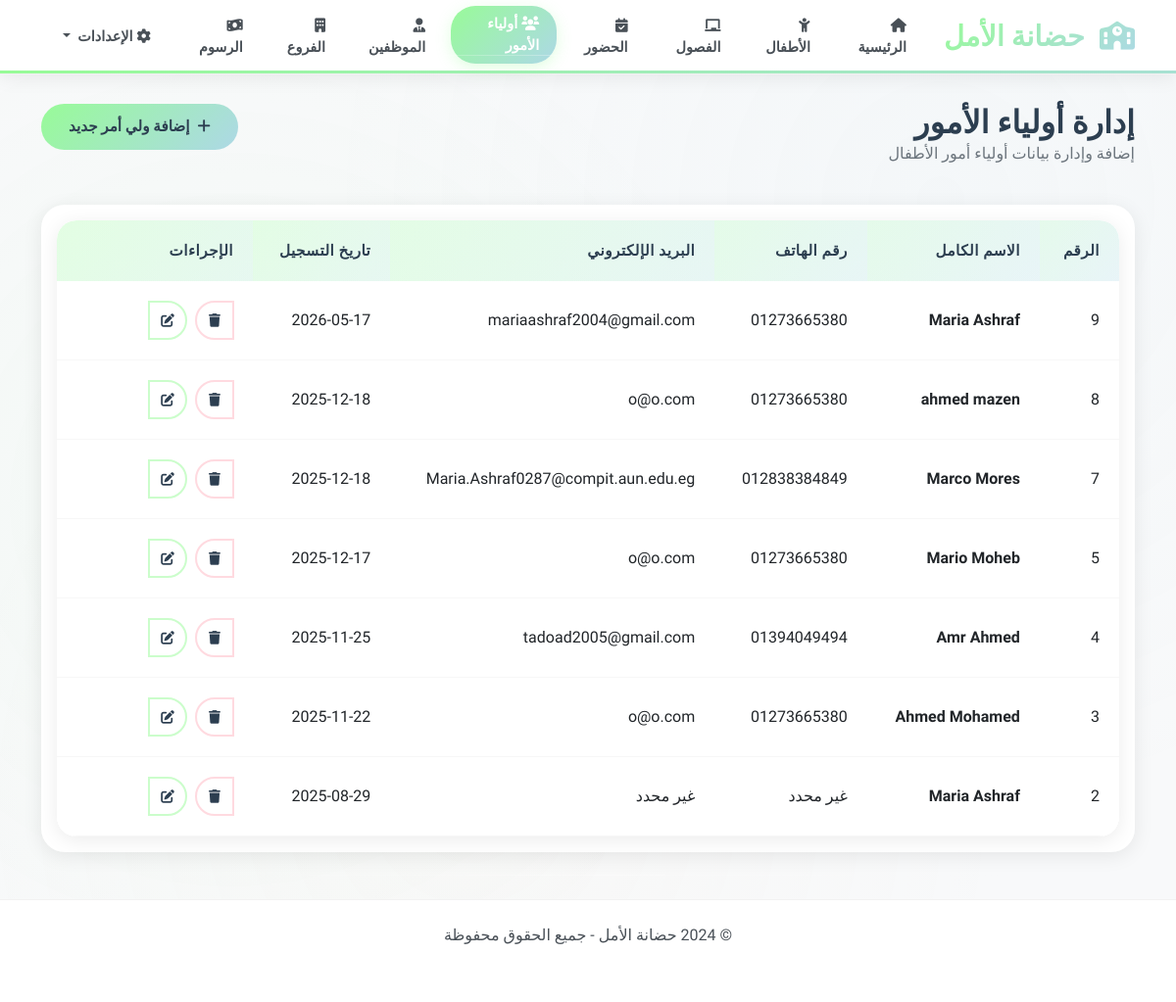
Page /parents on the committed database.
### tables this page shows
CREATE TABLE Parent (
            parent_id INTEGER PRIMARY KEY AUTOINCREMENT,
            first_name TEXT NOT NULL,
            last_name TEXT NOT NULL,
            phone TEXT,
            email TEXT,
            address TEXT,
            emergency_contact TEXT,
            created_at TIMESTAMP DEFAULT CURRENT_TIMESTAMP
        );

### routers/routersparent.py (the view)
@parent_bp.route('/parents')
def show_parents():
    conn = get_conn()
    cur = conn.cursor()
    try:
        cur.execute('SELECT * FROM Parent ORDER BY created_at DESC')
        parents = cur.fetchall()
    except Exception as e:
        print(f"خطأ في قاعدة البيانات: {e}")
        flash(f'خطأ في جلب البيانات: {str(e)}', 'error')
        parents = []
    finally:
        conn.close()
    return render_template('parent.html', parents=parents)

### db.py (called while the page is built)
def get_conn():
    conn = sqlite3.connect(DB_PATH)
    conn.row_factory = sqlite3.Row  # access columns by name in templates
    conn.execute('PRAGMA foreign_keys = ON')
    return conn

### Templates/parent.html (shortened to what this page needs)
{% extends 'base.html' %}
{% block head_extra %}
<link href="https://cdnjs.cloudflare.com/ajax/libs/font-awesome/6.0.0/css/all.min.css" rel="stylesheet">
{% endblock %}
{% block content %}
<div class="row mb-4">
    <div class="col-md-8">
        <h1 class="h2 mb-0">إدارة أولياء الأمور</h1>
        <p class="text-muted">إضافة وإدارة بيانات أولياء أمور الأطفال</p>
    </div>
    <div class="col-md-4 text-end">
        <button type="button" class="btn btn-primary" data-bs-toggle="modal" data-bs-target="#addParentModal">
            <i class="fas fa-plus me-2"></i>إضافة ولي أمر جديد
        </button>
    </div>
</div>
<div class="card">
    <div class="card-body">
        {% if parents %}
        <div class="table-responsive">
            <table class="table table-hover">
                <thead class="table-light">
                    <tr>
                        <th>الرقم</th>
                        <th>الاسم الكامل</th>
                        <th>رقم الهاتف</th>
                        <th>البريد الإلكتروني</th>
                        <th>تاريخ التسجيل</th>
                        <th width="200">الإجراءات</th>
                    </tr>
                </thead>
                <tbody>
                    {% for parent in parents %}
                    <tr>
                        <td>{{ parent.parent_id }}</td>
                        <td>
                            <strong>{{ parent.first_name }} {{ parent.last_name }}</strong>
                        </td>
                        <td>{{ parent.phone or 'غير محدد' }}</td>
                        <td>{{ parent.email or 'غير محدد' }}</td>
                        <td>{{ parent.created_at[:10] if parent.created_at else 'غير محدد' }}</td>
                        <td>
                            <div class="btn-group" role="group">
                                <button type="button" class="btn btn-sm btn-outline-primary"
                                        data-bs-toggle="modal"
                                        data-bs-target="#editParentModal{{ parent.parent_id }}">
                                    <i class="fas fa-edit"></i>
                                </button>
                                <button type="button" class="btn btn-sm btn-outline-danger"
                                        data-bs-toggle="modal"
                                        data-bs-target="#deleteParentModal{{ parent.parent_id }}">
                                    <i class="fas fa-trash"></i>
                                </button>
                            </div>
                        </td>
                    </tr>
                    {% endfor %}
                </tbody>
            </table>
        </div>
        {% else %}
        <div class="text-center py-5">
            <i class="fas fa-users fa-3x text-muted mb-3"></i>
            <h5 class="text-muted">لا يوجد أولياء أمور مضافين بعد</h5>
            <p class="text-muted">ابدأ بإضافة أول ولي أمر</p>
        </div>
        {% endif %}
    </div>
</div>
{% endblock %}

### Templates/base.html (shortened to what this page needs)
<!DOCTYPE html>
<html lang="ar" dir="rtl">
<head>
    <link href="https://cdn.jsdelivr.net/npm/bootstrap@5.3.0/dist/css/bootstrap.rtl.min.css" rel="stylesheet">
    <link href="https://cdnjs.cloudflare.com/ajax/libs/font-awesome/6.0.0/css/all.min.css" rel="stylesheet">
    <link rel="stylesheet" href="{{ url_for('static', filename='css/style.css') }}">
    {% block head_extra %}{% endblock %}
</head>
<body>
    <div class="particles" id="particles"></div>
    <nav class="navbar navbar-expand-lg navbar-dark">
        <div class="container">
            <a class="navbar-brand" href="{{ url_for('index') }}">
                <i class="fas fa-school me-2"></i>
                حضانة الأمل
            </a>
            <div class="collapse navbar-collapse" id="navbarNav">
<ul class="navbar-nav mx-auto">
    <li class="nav-item">
        <a class="nav-link {{ 'active' if request.endpoint == 'index' }}" href="{{ url_for('index') }}">
            <i class="fas fa-home me-1"></i>الرئيسية
        </a>
    </li>
    <li class="nav-item">
        <a class="nav-link {{ 'active' if request.endpoint and 'child' in request.endpoint }}" href="{{ url_for('child.show_children') }}">
            <i class="fas fa-child me-1"></i>الأطفال
        </a>
    </li>
    <li class="nav-item">
        <a class="nav-link {{ 'active' if request.endpoint and 'classes' in request.endpoint }}" href="{{ url_for('classes.show_classes') }}">
            <i class="fas fa-chalkboard me-1"></i>الفصول
        </a>
    </li>
    <li class="nav-item">
        <a class="nav-link {{ 'active' if request.endpoint and 'attendance' in request.endpoint }}" href="{{ url_for('attendance.show_attendance') }}">
            <i class="fas fa-calendar-check me-1"></i>الحضور
        </a>
    </li>
    <li class="nav-item">
        <a class="nav-link {{ 'active' if request.endpoint and 'parent' in request.endpoint }}" href="{{ url_for('parent.show_parents') }}">
            <i class="fas fa-users me-1"></i>أولياء الأمور
        </a>
    </li>
    <li class="nav-item">
        <a class="nav-link {{ 'active' if request.endpoint and 'staff' in request.endpoint }}" href="{{ url_for('staff.show_staff') }}">
            <i class="fas fa-user-tie me-1"></i>الموظفين
        </a>
    </li>
    <li class="nav-item">
        <a class="nav-link {{ 'active' if request.endpoint and 'branch' in request.endpoint }}" href="{{ url_for('branch.show_branches') }}">
            <i class="fas fa-building me-1"></i>الفروع
        </a>
    </li>
    <li class="nav-item">
        <a class="nav-link {{ 'active' if request.endpoint and 'fee' in request.endpoint }}" href="{{ url_for('fee.show_fees') }}">
            <i class="fas fa-money-bill-wave me-1"></i>الرسوم
        </a>
    </li>
</ul>
                <ul class="navbar-nav">
                    <li class="nav-item dropdown">
                        <a class="nav-link dropdown-toggle" href="#" id="settingsDropdown" role="button" data-bs-toggle="dropdown" aria-expanded="false">
                            <i class="fas fa-cog me-1"></i>الإعدادات
                        </a>
                    </li>
                </ul>
            </div>
        </div>
    </nav>
    <div class="container main-content">
        {% block content %}{% endblock %}
    </div>
    <footer class="mt-5 py-4 text-center" style="background: #ffffff; color: #495057; border-top: 1px solid rgba(0,0,0,0.05);">
        <div class="container">
            <div class="row">
                <div class="col-12">
                    <p class="mb-2">&copy; 2024 حضانة الأمل - جميع الحقوق محفوظة</p>
                    <div class="social-links">
                        <a href="#" class="text-white me-3"><i class="fab fa-facebook-f"></i></a>
                        <a href="#" class="text-white me-3"><i class="fab fa-twitter"></i></a>
                        <a href="#" class="text-white me-3"><i class="fab fa-instagram"></i></a>
                        <a href="#" class="text-white"><i class="fab fa-linkedin-in"></i></a>
                    </div>
                </div>
            </div>
        </div>
    </footer>
</body>
</html>

### static/css/style.css (style rules this page uses)
:root { --mint-green: #98fb98; --baby-blue: #add8e6; --soft-yellow: #ffe4c4; --coral: #ffb6c1; --light-grey: #f8f9fa; --white: #ffffff; --text-dark: #2c3e50; --text-muted: #6c757d; }
body { font-family: 'Tajawal', 'Segoe UI', Tahoma, Geneva, Verdana, sans-serif; background: var(--light-grey); min-height: 100vh; color: var(--text-dark); }
.navbar { box-shadow: 0 2px 20px rgba(0,0,0,0.08); background: var(--white) !important; }
.card { border: none; border-radius: 24px; box-shadow: 0 4px 20px rgba(0,0,0,0.08); transition: all 0.3s cubic-bezier(0.4, 0, 0.2, 1); background: var(--white); position: relative; overflow: hidden; }
.btn { border-radius: 50px; font-weight: 600; padding: 12px 28px; transition: all 0.3s ease; border: none; position: relative; overflow: hidden; font-size: 0.95rem; }
.btn::before { content: ''; position: absolute; top: 50%; left: 50%; width: 0; height: 0; background: rgba(255, 255, 255, 0.3); border-radius: 50%; transform: translate(-50%, -50%); transition: width 0.6s ease, height 0.6s ease; }
.btn-primary { background: linear-gradient(135deg, #98fb98, #add8e6); color: var(--text-dark); }
.btn-outline-primary { border: 2px solid rgba(152, 251, 152, 0.5); color: var(--text-dark); background: transparent; border-radius: 50px; }
.btn-outline-danger { border: 2px solid rgba(255, 182, 193, 0.5); color: var(--text-dark); background: transparent; border-radius: 50px; }
.btn-sm { padding: 8px 16px; font-size: 0.85rem; border-radius: 50px; }
.btn-group .btn-sm { width: 40px; height: 40px; padding: 0; display: flex; align-items: center; justify-content: center; border-radius: 50%; margin: 0 4px; transition: all 0.3s ease; }
.table-responsive { border-radius: 20px; overflow: hidden; box-shadow: 0 4px 20px rgba(0,0,0,0.08); background: var(--white); }
.table { background: var(--white); border-radius: 20px; overflow: hidden; margin-bottom: 0; border-collapse: separate; border-spacing: 0; }
.table thead th { background: linear-gradient(135deg, rgba(152, 251, 152, 0.15), rgba(173, 216, 230, 0.15)); color: var(--text-dark); font-weight: 700; border: none; padding: 1.25rem; font-size: 0.95rem; text-transform: uppercase; letter-spacing: 0.5px; }
.table tbody tr { transition: all 0.3s ease; border-bottom: 1px solid rgba(0,0,0,0.03); }
.table tbody tr:nth-child(even) { background: rgba(152, 251, 152, 0.02); }
.table tbody tr:nth-child(odd) { background: var(--white); }
.table td { padding: 1.25rem; vertical-align: middle; border: none; border-bottom: 1px solid rgba(0,0,0,0.03); }
.table-light { background: linear-gradient(135deg, rgba(152, 251, 152, 0.15), rgba(173, 216, 230, 0.15)) !important; }
h1.h2, h2 { color: var(--text-dark); font-weight: 800; margin-bottom: 0.5rem; }
.text-muted { color: var(--text-muted) !important; }

### rows in the picture
Parent: parent_id "9", first_name "Maria", last_name "Ashraf", phone "01273665380", email "mariaashraf2004@gmail.com", created_at "2026-05-17"
Parent: parent_id "8", first_name "ahmed", last_name "mazen", phone "01273665380", email "o@o.com", created_at "2025-12-18"
Parent: parent_id "7", first_name "Marco", last_name "Mores", phone "012838384849", email "Maria.Ashraf0287@compit.aun.edu.eg", created_at "2025-12-18"
Parent: parent_id "5", first_name "Mario", last_name "Moheb", phone "01273665380", email "o@o.com", created_at "2025-12-17"
Parent: parent_id "4", first_name "Amr", last_name "Ahmed", phone "01394049494", email "tadoad2005@gmail.com", created_at "2025-11-25"
Parent: parent_id "3", first_name "Ahmed", last_name "Mohamed", phone "01273665380", email "o@o.com", created_at "2025-11-22"
Parent: parent_id "2", first_name "Maria", last_name "Ashraf", phone "غير محدد", email "غير محدد", created_at "2025-08-29"
